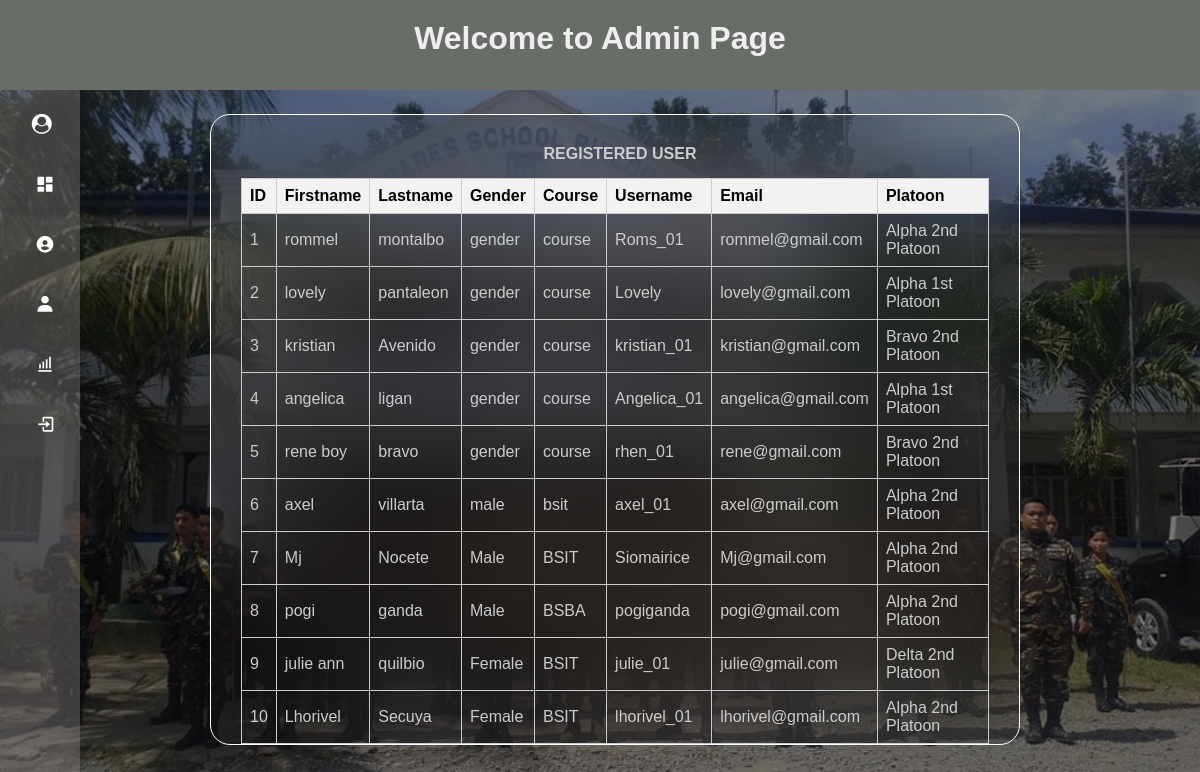
Screenshot of /admin/adminuseregistered.php (signed in) with the database file from the repository.
### tables this page shows
CREATE TABLE `usertb` (
  `id` int(255) NOT NULL,
  `user_name` varchar(100) NOT NULL,
  `password` varchar(100) NOT NULL,
  `fname` varchar(100) NOT NULL,
  `lname` varchar(100) NOT NULL,
  `email` varchar(100) NOT NULL,
  `platoon` varchar(100) NOT NULL DEFAULT 'platoon',
  `gender` varchar(100) NOT NULL DEFAULT 'gender',
  `course` varchar(100) NOT NULL DEFAULT 'course'
);

### admin/adminuseregistered.php (the view, shortened to what this page needs)
<?php
include "../connection/dbconn.php";
$sql = "SELECT * FROM usertb";
$result = mysqli_query($conn, $sql);
if (isset($_SESSION['id']) && isset($_SESSION['user_name'])) {
?>
<!DOCTYPE html>
<html lang="en">
<head>
    <link rel="stylesheet" href="admindb.css">
    <link rel="stylesheet" href="https://cdnjs.cloudflare.com/ajax/libs/font-awesome/4.7.0/css/font-awesome.min.css">
    <link rel="stylesheet" href="https://unpkg.com/boxicons@latest/css/boxicons.min.css">
    <link href='https://unpkg.com/css.gg@2.0.0/icons/css/add.css' rel='stylesheet'>
</head>
<body>
    <div class="container">
        <header>
            <div class="navbar">
                <h1>Welcome to Admin Page </h1>
            </div>
        </header>
        <div class="sidebar">
            <nav>
                <ul>
                    <li>
                        <a href="#" class="logo"><i class="fa fa-user-circle"></i>
                        </a>
                    </li>
                    <li><a href="admindb.php"><i class="bx bxs-dashboard"></i><span class="nav-item">Dashboard</span></a></li>
                    <li><a href="adminuseregistered.php"><i class="bx bxs-user-circle"></i><span class="nav-item">Registered User</span></a></li>
                    <li><a href="adminlistofficer.php"><i class="bx bxs-user"></i><span class="nav-item">Update List</span></a></li>
                    <li><a href="adminviewresult.php"><i class="bx bx-bar-chart-alt"></i><span class="nav-item">Result</span></a></li>
                    <li><a href="logoutadmin.php" class="out"><i class="bx bx-log-in"></i><span class="nav-item">Log Out</span></a></li>
                </ul>
            </nav>
        </div>
        <div class="content">
            <div class="User1">
                <p><span>REGISTERED USER</span></p>
                <?php echo "<table border='1'>
                    <tr>
                        <th>ID</th>
                        <th>Firstname</th>
                        <th>Lastname</th>
                        <th>Gender</th>
                        <th>Course</th>
                        <th>Username</th>
                        <th>Email</th>
                        <th>Platoon</th>
                    </tr>";
                    $count = 1;
                    while ($row = mysqli_fetch_assoc($result))
                        {
                            echo "<tr>";
                            echo "<td>" . $count++ . "</td>";
                            echo "<td>" . $row['fname'] . "</td>";
                            echo "<td>" . $row['lname'] . "</td>";
                            echo "<td>" . $row['gender'] . "</td>";
                            echo "<td>" . $row['course'] . "</td>";
                            echo "<td>" . $row['user_name'] . "</td>";
                            echo "<td>" . $row['email'] . "</td>";
                            echo "<td>" . $row['platoon'] . "</td>";
                            echo "</tr>";
                        }
                        echo "</table>";
                ?>
            </div>
        </div>
    </div>
</body>
</html>
<?php
    }else{
        header("Location: admindb.php");
         exit();
    }mysqli_close($conn);
?>

### admin/admindb.css (style rules this page uses)
* { padding: 0; margin: 0; box-sizing: border-box; font-family: 'Poppins', sans-serif; }
body { background-image: linear-gradient(rgba(0,0,0,0.50),rgba(0,0,0,0.50)),url(../photos/hp\ bg.jpg); width: 100%; background-size: cover; background-position: center; background-repeat: no-repeat; background-attachment: fixed; }
header .navbar { height: 10vh; width: 100%; color: #eee; background: rgb(104, 109, 104); display: flex; justify-content: center; position: fixed; z-index: 100; }
.navbar h1 { margin-top: 20px; }
.sidebar { outline: none; border: none; box-sizing: border-box; font-family: 'Poppins', sans-serif; text-decoration: none; }
.sidebar nav { position: absolute; padding-top: 10vh; top: 0; bottom: 0; height: 100%; left: 0; background: rgba(135, 131, 131, 0.4); width: 80px; overflow: hidden; transition: width 0.2s linear; box-shadow: 0 20px 30px rgba(0, 0, 0, 0.1); z-index: 50; }
.sidebar .logo { text-align: center; display: flex; transition: all 0.5s ease; }
.sidebar a { position: relative; color: rgba(85, 85, 83); font-size: 15px; display: table; width: 250px; padding: 10px; text-decoration: none; }
.sidebar i { position: relative; width: 70px; height: 40px; top: 14px; font-size: 20px; color: white; text-align: center; }
.out { position: absolute; bottom: 0; }
.content { width: 70%; display: flex; justify-content: center; text-align: center; flex-wrap: wrap; position: fixed; margin: auto; left: 0; right: 0; top: 0; bottom: 0; height: fit-content; }
.content div { border: 1px solid #ffffff; border-radius: 20px; background: transparent; backdrop-filter: blur(50px); padding: 30px; margin-left: 30px; margin-top: 30px; height: fit-content; width: 40vh; row-gap: 30px; text-align: center; }
.content span { color: #ccc; font-weight: bold; margin-left: 10px; padding-top: 10px; text-align: center; }
div .User1 { border: 1px solid white; border-radius: 20px; background: transparent; backdrop-filter: blur(50px); margin-top: -5%; padding: 30px; height: 70vh; width: 100%; text-align: center; overflow-y: scroll; }
table { margin-top: 15px; border-collapse: collapse; width: 100%; color: #ccc; }
th { background-color: #f2f2f2; color: black; }
th, td { border: 1px solid #ccc; padding: 8px; text-align: left; }

### rows the page displays
usertb: fname "rommel", lname "montalbo", gender "gender", course "course", user_name "Roms_01", email "rommel@gmail.com", platoon "Alpha 2nd Platoon"
usertb: fname "lovely", lname "pantaleon", gender "gender", course "course", user_name "Lovely", email "lovely@gmail.com", platoon "Alpha 1st Platoon"
usertb: fname "kristian", lname "Avenido", gender "gender", course "course", user_name "kristian_01", email "kristian@gmail.com", platoon "Bravo 2nd Platoon"
usertb: fname "angelica", lname "ligan", gender "gender", course "course", user_name "Angelica_01", email "angelica@gmail.com", platoon "Alpha 1st Platoon"
usertb: fname "rene boy", lname "bravo", gender "gender", course "course", user_name "rhen_01", email "rene@gmail.com", platoon "Bravo 2nd Platoon"
usertb: fname "axel", lname "villarta", gender "male", course "bsit", user_name "axel_01", email "axel@gmail.com", platoon "Alpha 2nd Platoon"
usertb: fname "Mj", lname "Nocete", gender "Male", course "BSIT", user_name "Siomairice", email "Mj@gmail.com", platoon "Alpha 2nd Platoon"
usertb: fname "pogi", lname "ganda", gender "Male", course "BSBA", user_name "pogiganda", email "pogi@gmail.com", platoon "Alpha 2nd Platoon"
usertb: fname "julie ann", lname "quilbio", gender "Female", course "BSIT", user_name "julie_01", email "julie@gmail.com", platoon "Delta 2nd Platoon"
usertb: fname "Lhorivel", lname "Secuya", gender "Female", course "BSIT", user_name "lhorivel_01", email "lhorivel@gmail.com", platoon "Alpha 2nd Platoon"
